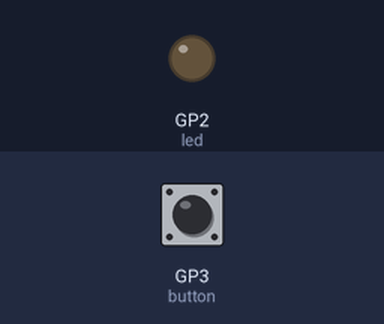
Bench run of a program on a simulated Raspberry Pi Pico running MicroPython. Parts: output pins drawn as LEDs (lit = HIGH). The test bench sets the inputs (shaded band); at power-on: GP3 (button) HIGH. Random numbers come from a fixed seed.

Above: at 0.1 s.
At 3.6 s:
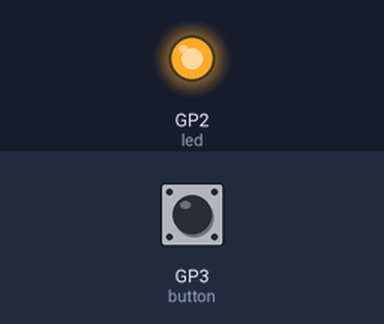
Timing chart, 0 to 5.1 s (numbered marks = the images above):
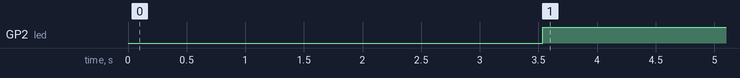

Measured:
- by itself, GP2 (led): LOW → HIGH at 3.5 s

The program:

ch02-pico-reaction-game.py
```python
import machine
import time
from random import uniform
button = machine.Pin(3, machine.Pin.IN, machine.Pin.PULL_UP)
led = machine.Pin(2, machine.Pin.OUT)

random_time = uniform(3, 7)
time.sleep(random_time)
start_time = time.ticks_ms()

led.value(1)

while button.value():
    pass

print("your reaction time is: ", (time.ticks_ms()-start_time)/1000)

led.value(0)
```
